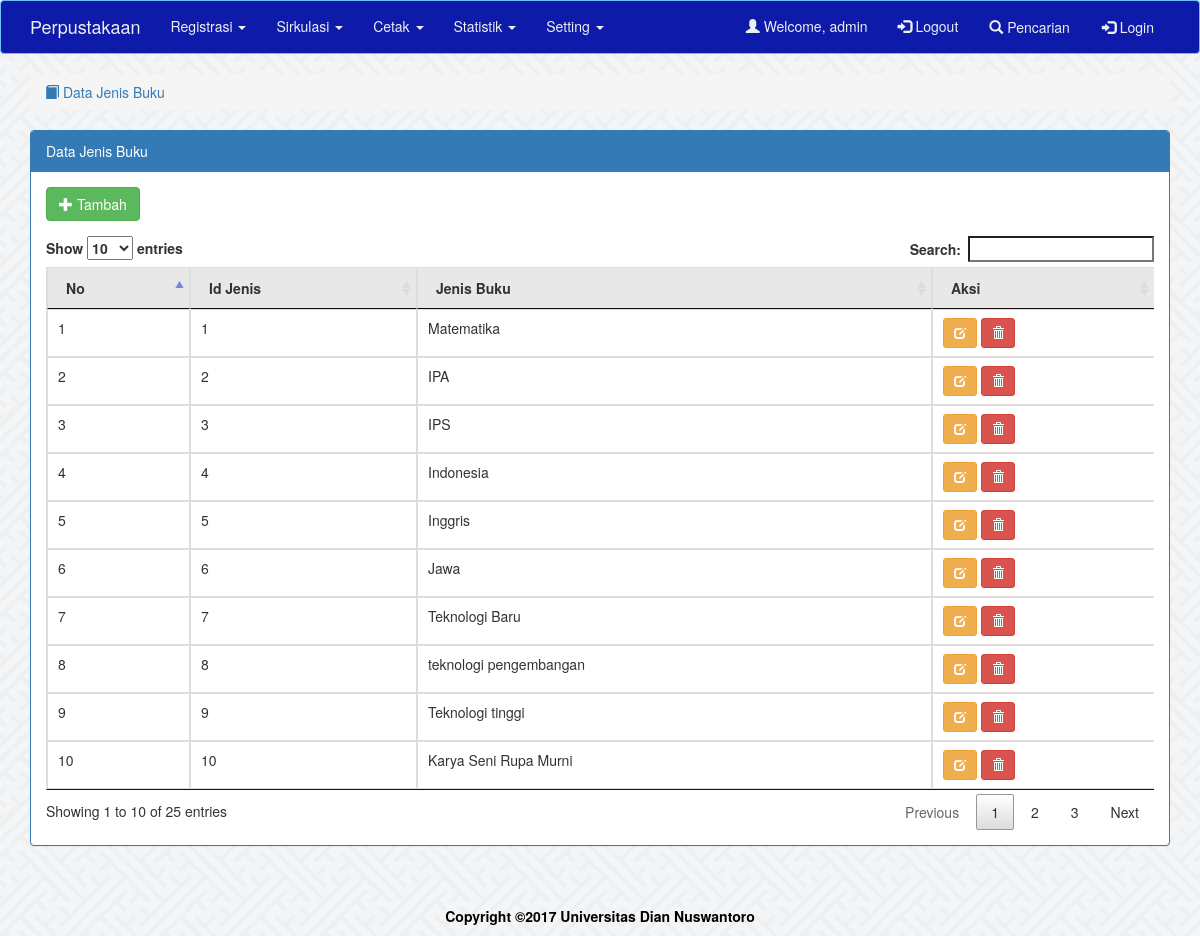
The page /?dt=jenis (signed in) on the database its author committed.
### tables this page shows
CREATE TABLE `jenisbuku` (
  `idjenis` int(10) NOT NULL AUTO_INCREMENT,
  `jenis` varchar(100) DEFAULT NULL,
  `idklasifikasi` int(5) DEFAULT NULL,
  PRIMARY KEY (`idjenis`)
);

### registrasi/jenis_tbody.php (the view, shortened to what this page needs)
<?php
$no = 1;
$sql = $conn->query("SELECT * from jenisbuku");
while ($data = mysqli_fetch_array($sql))
{
  ?>
  <tr>
  <td><?php echo $no++; ?></td>
    <td><?php echo $data['idjenis'] ?></td>
    <td><?php echo $data['jenis'] ?></td>
    <td class="nw">
      <button onclick="openModal('edit',<?php echo $data['idjenis']; ?>)" class="btn btn-sm btn-warning">
        <span class="glyphicon glyphicon-edit"></span></button>
    <?php if ($_SESSION['level']=='admin'): ?>
        <button class="btn btn-sm btn-danger" onclick="openDeleteModal(<?php echo $data['idjenis']; ?>)">
          <span class="glyphicon glyphicon-trash"></span></button>
    <?php endif ?>
        </td>
    </tr>
    <?php
  }
  ?>

### css/custom.css (style rules this page uses)
html { position: relative; min-height: 100%; }
body { margin-bottom: 70px; background-image: url("../images/sayagata.png"); }

### rows shown on the page
jenisbuku: idjenis "1", jenis "Matematika"
jenisbuku: idjenis "2", jenis "IPA"
jenisbuku: idjenis "3", jenis "IPS"
jenisbuku: idjenis "4", jenis "Indonesia"
jenisbuku: idjenis "5", jenis "Inggris"
jenisbuku: idjenis "6", jenis "Jawa"
jenisbuku: idjenis "7", jenis "Teknologi Baru"
jenisbuku: idjenis "8", jenis "teknologi pengembangan"
jenisbuku: idjenis "9", jenis "Teknologi tinggi"
jenisbuku: idjenis "10", jenis "Karya Seni Rupa Murni"

### other values the page prints
$_SESSION['username'] "admin"
